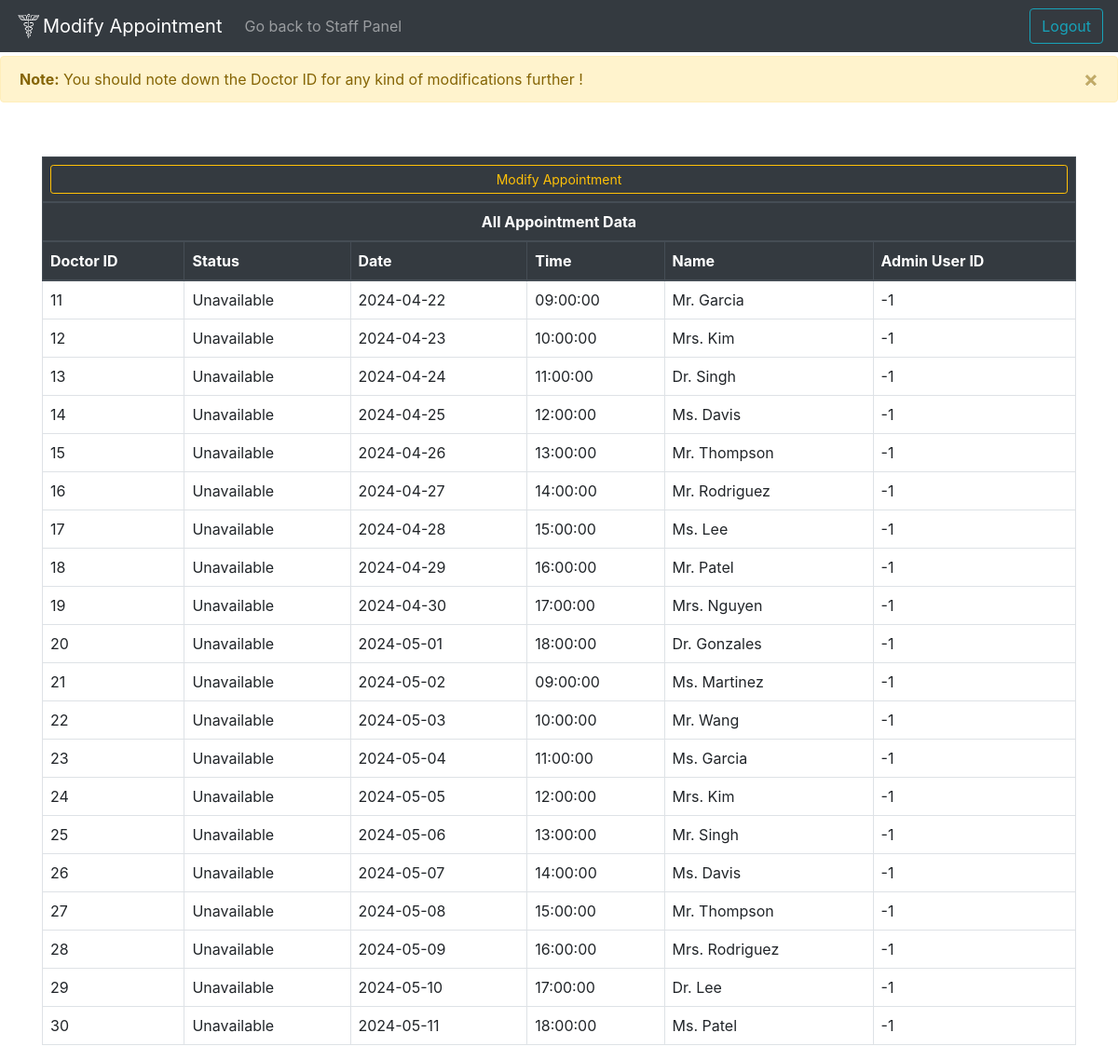
Page /Unicare/staff/appointment/appointment.php on the committed database.
### tables this page shows
CREATE TABLE `appointment` (
  `Doc_id` int(10) DEFAULT NULL,
  `Status` tinyint(1) DEFAULT NULL,
  `Date` date DEFAULT NULL,
  `Time` time DEFAULT NULL,
  `Name` varchar(100) DEFAULT NULL,
  `Admin_user_id` int(10) DEFAULT NULL
);

### Unicare/staff/appointment/appointment.php (the view, shortened to what this page needs)
<!DOCTYPE html>
<html lang="en">
<head>
    <link rel="stylesheet" href="../../css/bootstrap/css/bootstrap.min.css">
    <link rel="stylesheet" href="../../css/style.css">
</head>
<body>
<body>
    <nav class="navbar navbar-expand-lg fixed-top navbar-dark bg-dark">
        <a class="navbar-brand" href="#"><img src="../../media/favicon.png" width="30" height="30" class="d-inline-block align-top" alt="">Modify Appointment</a>
          <div class="collapse navbar-collapse" id="navbarSupportedContent">
          <ul class="navbar-nav mr-auto">
            <li class="nav-item">
            <a class="nav-link" href="../staff_panel.php">Go back to Staff Panel</a>
            </li>
        </ul>
        <a class="btn btn-outline-info ml-aut"  href="../../index.php" role="button" >Logout</a>
      </nav>
    <div class="admin_alert">
    <div class="alert alert-warning alert-dismissible fade show" role="alert">
        <strong>Note:</strong> You should note down the Doctor ID for any kind of modifications further !
        <button type="button" class="close" data-dismiss="alert" aria-label="Close">
            <span aria-hidden="true">&times;</span>
        </button>
    </div>
        </div>
        <?php
require_once '../../dbconnect.php';
?>
<div class="container mt-5" id="table">
    <div class="table-responsive">
        <table class="table custom-table">
            <thead class="thead-dark">
                <tr>
                    <th colspan="6" class="text-center"><button type="button" class="btn btn-outline-warning btn-sm btn-block" data-toggle="modal" data-target="#addAdminModal">Modify Appointment</button></th>
                </tr>
                <tr>
                    <th colspan="6" class="text-center">All Appointment Data</th>
                </tr>
                <tr>
                    <th>Doctor ID</th>
                    <th>Status</th>
                    <th>Date</th>
                    <th>Time</th>
                    <th>Name</th>
                    <th>Admin User ID</th>
                </tr>
            </thead>
            <tbody>
                <?php
                $sql = "SELECT * FROM Appointment";
                $result = mysqli_query($conn, $sql);
                if (mysqli_num_rows($result) > 0) {
                    while($row = mysqli_fetch_assoc($result)) {
                        echo "<tr>";
                        echo "<td>" . $row['Doc_id'] . "</td>";
                        echo "<td>" . ($row['Status'] ? 'Available' : 'Unavailable') . "</td>";
                        echo "<td>" . $row['Date'] . "</td>";
                        echo "<td>" . $row['Time'] . "</td>";
                        echo "<td>" . $row['Name'] . "</td>";
                        echo "<td>" . $row['Admin_user_id'] . "</td>";
                        echo "</tr>";
                    }
                } else {
                    echo "<tr><td colspan='4'>No records found</td></tr>";
                }
                ?>
            </tbody>
        </table>
    </div>
</div>
</body>
</html>

### Unicare/css/style.css (style rules this page uses)
.custom-table { border: 1px solid #dee2e6; border-collapse: collapse; }
.custom-table th, .custom-table td { border: 1px solid #dee2e6; padding: 8px; }
.custom-table thead { background-color: #343a40; color: #fff; }
table { margin-top: 10px; }
.admin_alert { margin-top: 60px; }
html, body { height: 100%; margin: 0; padding: 0; }

### rows in the picture
appointment: Doc_id "11", Status "Unavailable", Date "2024-04-22", Time "09:00:00", Name "Mr. Garcia", Admin_user "-1"
appointment: Doc_id "12", Status "Unavailable", Date "2024-04-23", Time "10:00:00", Name "Mrs. Kim", Admin_user "-1"
appointment: Doc_id "13", Status "Unavailable", Date "2024-04-24", Time "11:00:00", Name "Dr. Singh", Admin_user "-1"
appointment: Doc_id "14", Status "Unavailable", Date "2024-04-25", Time "12:00:00", Name "Ms. Davis", Admin_user "-1"
appointment: Doc_id "15", Status "Unavailable", Date "2024-04-26", Time "13:00:00", Name "Mr. Thompson", Admin_user "-1"
appointment: Doc_id "16", Status "Unavailable", Date "2024-04-27", Time "14:00:00", Name "Mr. Rodriguez", Admin_user "-1"
appointment: Doc_id "17", Status "Unavailable", Date "2024-04-28", Time "15:00:00", Name "Ms. Lee", Admin_user "-1"
appointment: Doc_id "18", Status "Unavailable", Date "2024-04-29", Time "16:00:00", Name "Mr. Patel", Admin_user "-1"
appointment: Doc_id "19", Status "Unavailable", Date "2024-04-30", Time "17:00:00", Name "Mrs. Nguyen", Admin_user "-1"
appointment: Doc_id "20", Status "Unavailable", Date "2024-05-01", Time "18:00:00", Name "Dr. Gonzales", Admin_user "-1"
appointment: Doc_id "21", Status "Unavailable", Date "2024-05-02", Time "09:00:00", Name "Ms. Martinez", Admin_user "-1"
appointment: Doc_id "22", Status "Unavailable", Date "2024-05-03", Time "10:00:00", Name "Mr. Wang", Admin_user "-1"
appointment: Doc_id "23", Status "Unavailable", Date "2024-05-04", Time "11:00:00", Name "Ms. Garcia", Admin_user "-1"
appointment: Doc_id "24", Status "Unavailable", Date "2024-05-05", Time "12:00:00", Name "Mrs. Kim", Admin_user "-1"
appointment: Doc_id "25", Status "Unavailable", Date "2024-05-06", Time "13:00:00", Name "Mr. Singh", Admin_user "-1"
appointment: Doc_id "26", Status "Unavailable", Date "2024-05-07", Time "14:00:00", Name "Ms. Davis", Admin_user "-1"
appointment: Doc_id "27", Status "Unavailable", Date "2024-05-08", Time "15:00:00", Name "Mr. Thompson", Admin_user "-1"
appointment: Doc_id "28", Status "Unavailable", Date "2024-05-09", Time "16:00:00", Name "Mrs. Rodriguez", Admin_user "-1"
appointment: Doc_id "29", Status "Unavailable", Date "2024-05-10", Time "17:00:00", Name "Dr. Lee", Admin_user "-1"
appointment: Doc_id "30", Status "Unavailable", Date "2024-05-11", Time "18:00:00", Name "Ms. Patel", Admin_user "-1"
